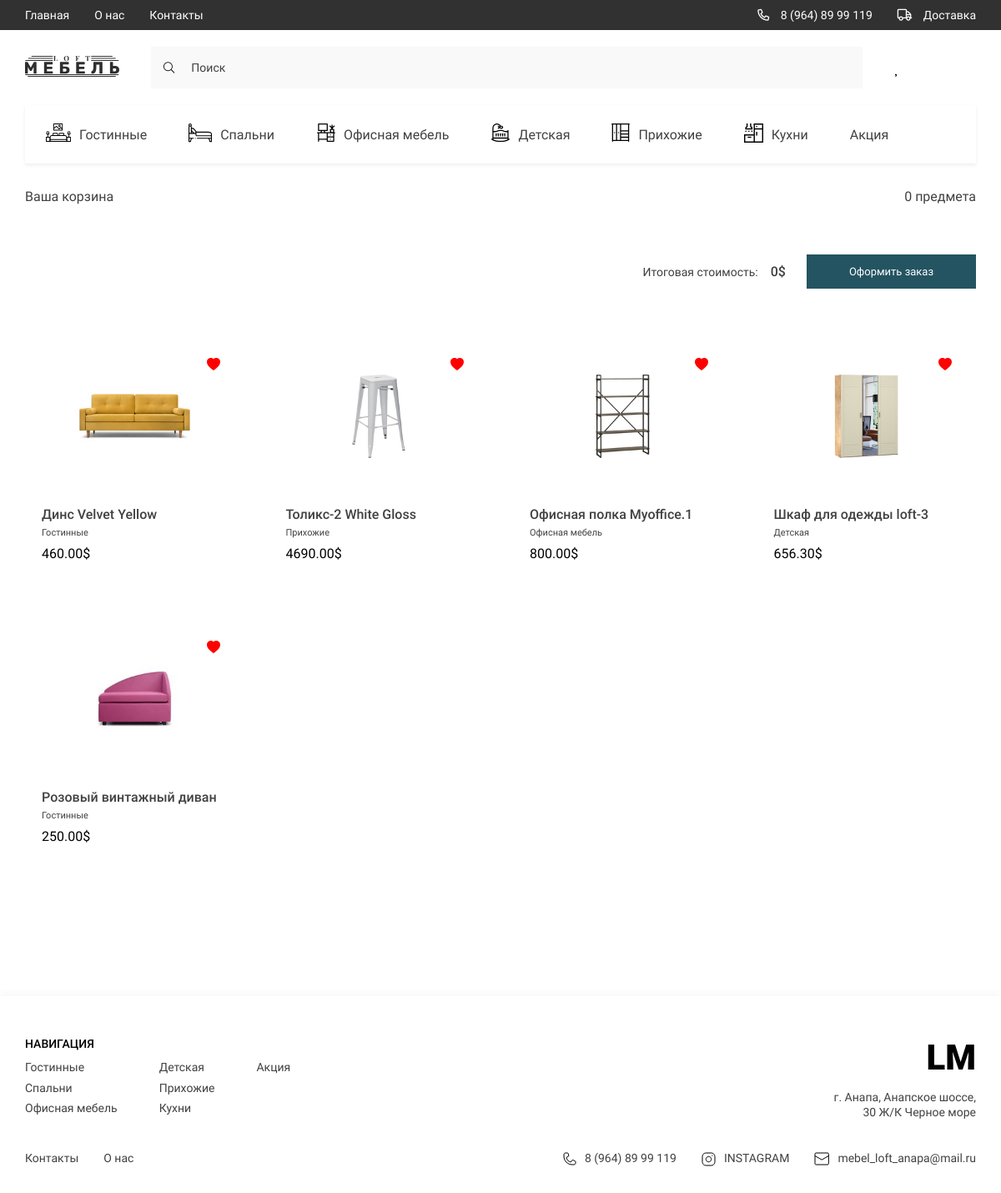
The app's page /cart/ (signed in), older data.
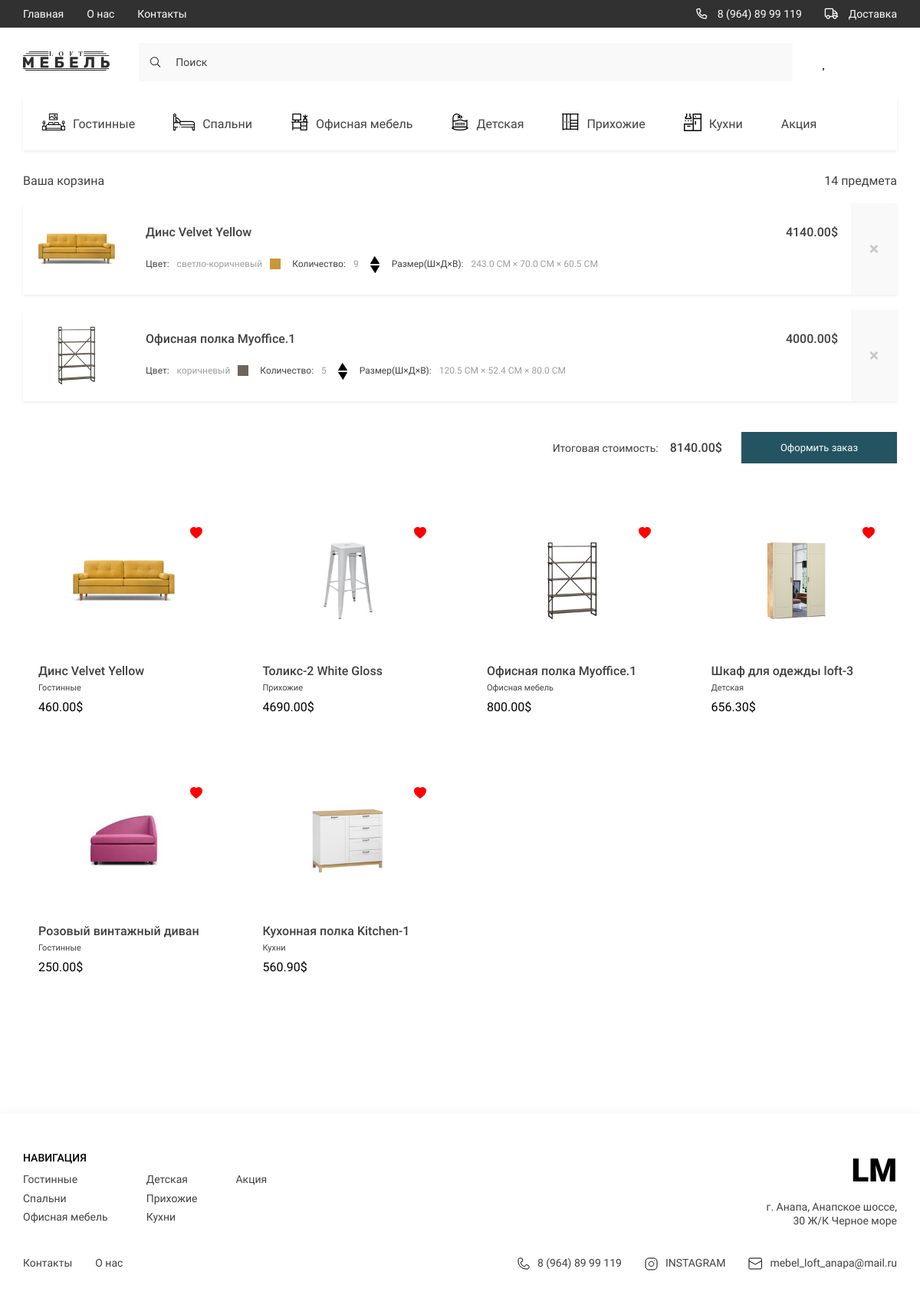
The same page, newer data.
### store/models.py (models this page shows, shortened)
class Category(models.Model):
    title = models.CharField(max_length=255, verbose_name='Категория')
    svg = models.FileField(null=True, blank=True, upload_to='category/', verbose_name='Картина svg')
    svg_mobile = models.FileField(null=True, blank=True, upload_to='category/mobile_svg',
                                  verbose_name='Картнина мобильной версии svg')
    slug = models.SlugField(verbose_name='Слаг', unique=True, null=True)
    def __str__(self):
        return self.title
    class Meta:
        verbose_name = 'Категория'
        verbose_name_plural = 'Категории'
    def get_absolute_url(self):
        return reverse('category', kwargs={'slug': self.slug})

class Product(models.Model):
    title = models.CharField(max_length=255, verbose_name='Title')
    category = models.ForeignKey(Category, on_delete=models.CASCADE, verbose_name='Category')
    price = models.DecimalField(max_digits=12, decimal_places=2, verbose_name='Price')
    color = models.CharField(max_length=255, default='Black', verbose_name='Color')
    rating = models.FloatField(default=0, verbose_name='Rating')
    quantity_in_storage = models.IntegerField(default=0, verbose_name='Quantity')
    description = models.TextField(default='Here will be description of product', verbose_name='Discreption')
    depth = models.FloatField(default=0, verbose_name='Depth')
    width = models.FloatField(default=0, verbose_name='Width')
    height = models.FloatField(default=0, verbose_name='Height')
    slug = models.SlugField(verbose_name='Slug', unique=True, null=True)
    class Meta:
        verbose_name = 'Продукт'
        verbose_name_plural = 'Продукты'
    def get_first_image(self):
        error_image = 'https://www.autoglushitel.com/wp-content/uploads/2018/12/13124-600x600.jpg'
        if self.images:
            try:
                return self.images.first().image.url
            except:
                return error_image
        else:
            return error_image
    def get_first_color_slug(self):
        if not self.colors.first():
            return 'black'
        return self.colors.first().slug

class Gallery(models.Model):
    Product = models.ForeignKey(Product, on_delete=models.CASCADE, verbose_name='Product', related_name='images')
    image = models.ImageField(upload_to='gallery/', verbose_name='Image')
    class Meta:
        verbose_name = 'Gallery'
        verbose_name_plural = 'Galleries'

class OrderProduct(models.Model):
    order = models.ForeignKey(Order, on_delete=models.CASCADE, verbose_name='Заказ')
    product = models.ForeignKey(Product, on_delete=models.CASCADE, verbose_name='Продукт')
    quantity = models.IntegerField(default=0, verbose_name='Количество')
    color_title = models.CharField(max_length=255, verbose_name='Цвет')
    added_at = models.DateTimeField(auto_now_add=True, verbose_name='Дата добавления продукта')
    def get_color_code(self):
        colors = self.product.colors.all()
        for color in colors:
            if color.slug == self.color_title:
                return color.color_code
        return 'red'
    def get_color_name(self):
        colors = self.product.colors.all()
        for color in colors:
            if color.slug == self.color_title:
                return color.color_name
        return 'Ошибка'
    @property
    def get_total_price(self):
        return self.product.price * self.quantity
    class Meta:
        verbose_name = 'Заказанный продукт'
        verbose_name_plural = 'Заказанные продукты'

class AvailableColors(models.Model):
    product = models.ForeignKey(Product, on_delete=models.CASCADE, related_name='colors')
    color_name = models.CharField(max_length=255, verbose_name='Цвет')
    color_code = models.CharField(max_length=255, verbose_name='Код цвета')
    slug = models.SlugField(verbose_name='Slug', null=True)
    class Meta:
        verbose_name = 'Цвет'
        verbose_name_plural = 'Цвета'

### store/views.py (the view)
# urls.py: path('cart/', get_cart_information, name='get_cart_information'),
def get_cart_information(request):
    if request.user.is_authenticated:
        cart = CartForAuthenticatedUser(request=request)
        context = cart.get_cart_info()
        favorite_products = [i.product for i in request.user.favorite_products.all()]
        context['title'] = 'Ваша корзина'
        context['products'] = favorite_products
        return render(request, 'store/basket.html', context=context)
    else:
        return redirect('registration')

### store/templates/store/basket.html (shortened to what this page needs)
{% extends 'base.html' %}
{% load static %}
{% block main %}
<main class="main">
    <div class="container">
        <section class="basket">
            <div class="basket__text">
                <h1 class="basket__title">Ваша корзина</h1>
                <span class="basket__count"><span>{{ cart_total_quantity }}</span> предмета</span>
            </div>
            <div class="basket__items">
                {% include 'store/components/_basket_item.html' %}
            </div>
            <form action="{% url 'checkout' %}" method="POST" class="products__form">
                <span>Итоговая стоимость:<span class="products__form-price">{{ cart_total_price }}$</span> </span>
                <button type="submit" class="btn products__form-btn">Оформить заказ</button>
            </form>
        </section>
        {% include 'store/components/product_card.html' %}
    </div>
</main>
{% endblock main %}

### templates/base.html (shortened to what this page needs)
<!DOCTYPE html>
{% load static %}
<html lang="ru">
<head>
    {% include 'components/_css.html' %}
</head>
<body>
<nav class="nav">
    <div class="container _nav">
        <div class="nav__content">
            {% include 'components/nav/_nav_list.html' %}
            {% include 'components/nav/_nav_contacts.html' %}
        </div>
    </div>
</nav>
<div class="wrapper">
    <header class="header">
        <div class="container">
            <div class="header__content">
                {% include 'components/header/_header_bar.html' %}
                {% include 'components/header/_header_list.html' %}
            </div>
        </div>
    </header>
    {% block main %}
    {% endblock main %}
    <footer class="footer">
        <div class="container">
            <div class="footer__content">
                {% include 'components/footer/_footer_navigate.html' %}
                {% include 'components/footer/_footer_social.html' %}
            </div>
        </div>
    </footer>
</div>
</body>
</html>

### templates/components/_css.html
{% load static %}
<link rel="stylesheet" href="{% static 'store/css/all.min.css' %}">
<link rel="stylesheet" href="{% static 'store/css/style.css' %}">
<link rel="stylesheet" href="https://cdn.jsdelivr.net/npm/bootstrap-icons@1.10.4/font/bootstrap-icons.css">

### templates/components/_fonts.html (shortened to what this page needs)
{% load static %}

### templates/components/nav/_nav_content_bars.html (shortened to what this page needs)
{% load static %}

### templates/components/nav/_nav_list.html (shortened to what this page needs)
{% load static %}
<ul class="nav__list">
    <li>
        <a href="{% url 'home' %}" class="nav__list-links">
            Главная
        </a>
    </li>
    <li>
        <a href="{% url 'about' %}" class="nav__list-links">
            О нас
        </a>
    </li>
    <li>
        <a href="{% url 'contact_us' %}" class="nav__list-links">
            Контакты
        </a>
    </li>
</ul>

### templates/components/nav/_nav_contacts.html
<ul class="nav__contacts">
    <li>
        <a href="tel:89648999119" class="nav__contacts-links">
            <i class="far fa-phone-alt"></i>
            8 (964) 89 99 119
        </a>
    </li>
    <li>
        {% if request.user.is_authenticated %}
        <a href="{% url 'shipping-address' %}" class="nav__contacts-links">
            <i class="far fa-truck"></i>
            Доставка
        </a>
        {% else %}
        <a href="{% url 'registration' %}" class="nav__contacts-links">
            <i class="far fa-truck"></i>
            Доставка
        </a>
        {% endif %}
    </li>
</ul>

### templates/components/nav/_nav_list_categories.html (shortened to what this page needs)
{% load store_tags %}

### templates/components/header/_header_bar.html (shortened to what this page needs)
{% load static %}
<div class="header__bar">
    <a href="{% url 'home' %}" class="logo">
        <img src="{% static 'store/icons/LOGO.svg' %}" alt="logo">
    </a>
    <form class="header__search" role="search" method="get" action="{% url 'search' %}">
        <button type="submit" style="border: 0; background:none;"><i class="fal fa-search"></i></button>
        <input name="search" type="search" class="header__search-txt" placeholder="Поиск" aria-label="Поиск">
    </form>
    <ul class="header__list">
        <li>
            {% if 'favorites' in request.path %}
            <a href="{% url 'favorites' %}" class="header__list-item active" id="_heart">
            </a>
            {% else %}
            <a href="{% url 'favorites' %}" class="header__list-item" id="_heart">
            </a>
            {% endif %}
        </li>
        <li>
            <a href="{% url 'get_cart_information' %}" class="header__list-item" id="_bag">
            </a>
        </li>
        <li>
            {% if request.user.is_authenticated %}
            {% if 'profile' in request.path %}
            <a href="{% url 'profile' %}" class="header__list-item active" id="_profile">
            </a>
            {% else %}
            <a href="{% url 'profile' %}" class="header__list-item" id="_profile">
            </a>
            {% endif %}
            {% else %}
            <a href="{% url 'registration' %}" class="header__list-item" id="_profile">
            </a>
            {% endif %}
        </li>
    </ul>
</div>

### templates/components/header/_header_list.html
{% load store_tags %}
{% get_categories as categories %}
<ul class="header__list _categories">
    {% for category in categories %}
    <li>
        <a href="{{ category.get_absolute_url }}" class="header__list-links">
            <span class="header__list-img">
                {% if category.svg %}
                <img src="{{ category.svg.url }}" alt="icons">
                {% endif %}
            </span>
            {{ category.title }}
        </a>
    </li>
    {% endfor %}
</ul>

### store/templates/store/components/_basket_item.html
{% load static %}
{% for order_product in order_products %}
<div class="basket__item">
    <a href="#!" class="basket__item-img">
        <img src="{{ order_product.product.get_first_image }}" alt="product">
    </a>
    <div class="basket__item-content">
        <div class="basket__item-text">
            <h2 class="basket__item-title">{{ order_product.product.title }}</h2>
            <p class="basket__item-price">
                <span class="price"><span>{{ order_product.get_total_price }}</span>$</span>
            </p>
        </div>
        <div class="basket__options">
            <p class="basket__options-color">
                Цвет:
                <span class="color__name">{{ order_product.get_color_name }}</span>
                <span style="
    width: 14px;
    height: 14px;
    background: {{ order_product.get_color_code }};"></span>
            </p>
            <p class="basket__options-count">
                Количество: <span>{{ order_product.quantity }}</span> <div class="quantity">
                <a href="{% url 'cart_operation' order_product.product.slug order_product.color_title 'add' %}">
                    <img data-product="id" data-action="add" class="quantity-btn update-cart" width="10px" height="10px"
                         src="{% static 'store/image/arrow-up.png' %}" alt="">
                </a>
                <a href="{% url 'cart_operation' order_product.product.slug order_product.color_title 'delete' %}">
                    <img data-product="id" data-action="remove" class="quantity-btn update-cart" width="10px" height="10px"
                         src="{% static 'store/image/arrow-down.png' %}" alt="">
                </a>
            </div>
            <p class="basket__options-size">
                Размер(Ш×Д×В): <span>{{ order_product.product.depth }} СМ × {{ order_product.product.width }} СМ × {{ order_product.product.height }} СМ</span>
            </p>
        </div>
    </div>
    <a href="{% url  'delete_order_product' order_product.product.slug order_product.color_title   %}"
       class="basket__delete">
        <i class="fas fa-times"></i>
    </a>
</div>
{% endfor %}

### store/templates/store/components/product_card.html (shortened to what this page needs)
<section class="products">
    {% load store_tags %}
    {% if request.user.is_authenticated %}
    {% get_favorite_products request.user as fav_products %}
    {% endif %}
    <div class="products__content">
        {% for product in products %}
        <div class="products__item">
            {% if request.user.is_authenticated and product in fav_products %}
            <a href="{% url 'add_favorite_product' product.slug %}"
               style="margin-left:85%; text-decoration:none; color: red;">
                <svg xmlns="http://www.w3.org/2000/svg" width="16" height="16" fill="currentColor"
                     class="bi bi-heart-fill" viewBox="0 0 16 16">
                    <path fill-rule="evenodd"
                          d="M8 1.314C12.438-3.248 23.534 4.735 8 15-7.534 4.736 3.562-3.248 8 1.314z"/>
                </svg>
            </a>
            {% endif %}
            <a href="{% url 'product' product.slug product.get_first_color_slug  %}"> <img src="{{ product.get_first_image }}" alt=""
                                                             class="products__item-img" width="100px"
                                                             height="100px"></a>
            <div class="products__item-text">
                <h3 class="products__item-title">{{ product.title }}</h3>
                <div class="products__item-desrc">{{ product.category }}</div>
                <div class="products__item-price">{{ product.price }}$</div>
            </div>
        </div>
        {% endfor %}
    </div>
</section>

### templates/components/footer/_footer_navigate.html
{% load store_tags %}
{% get_footer_categories as main_categories %}
<div class="footer__navigate">
    <div class="footer__navigate-part">
        <h2 class="footer__navigate-title">НАВИГАЦИЯ</h2>
        <div class="footer__navigate-lists">
            {% for categories in main_categories %}
            <ul class="footer__navigate-list">
                {% for category in categories %}
                        <li><a href="{{ category.get_absolute_url }}" class="footer__navigate-links">{{ category.title }}</a></li>
                {% endfor %}
            </ul>
            {% endfor %}
        </div>
    </div>
    <div class="footer__navigate-part _right">
        <a href="./index.html" class="footer__logo">LM</a>
        <p class="footer__adress">г. Анапа, Анапское шоссе, 30 Ж/К Черное море</p>
    </div>
</div>

### templates/components/footer/_footer_social.html
{% load static %}
<div class="footer__social">
    <ul class="footer__navigate-list _short">
        <li><a href="{% url 'contact_us' %}" class="footer__navigate-links">Контакты</a></li>
        <li><a href="{% url 'about' %}" class="footer__navigate-links">О нас</a></li>
    </ul>
    <ul class="footer__social-list">
        <li>
            <a href="tel:89648999119" class="footer__social-links">
                <img src="{% static 'store/icons/phone.svg' %}" alt="phone">
                8 (964) 89 99 119
            </a>
        </li>
        <li>
            <a href="https://www.instagram.com/" target="_blank" class="footer__social-links">
                <img src="{% static 'store/icons/inst.svg' %}" alt="insta">
                INSTAGRAM
            </a>
        </li>
        <li>
            <a href="mailto:mebel_loft_anapa@mail.ru" target="_blank" class="footer__social-links">
                <img src="{% static 'store/icons/mail.svg' %}" alt="mail">
                mebel_loft_anapa@mail.ru
            </a>
        </li>
    </ul>
</div>

Row changes from the older to the newer data that the page shows:
added OrderProduct: product.get_first_image (picture), product "Динс Velvet Yellow", get_total_price "4140.00", get_color_name "светло-коричневый", quantity "9", product.depth "243.0", product.width "70.0", product.height "60.5"
added OrderProduct: product.get_first_image (picture), product "Офисная полка Myoffice.1", get_total_price "4000.00", get_color_name "коричневый", quantity "5", product.depth "120.5", product.width "52.4", product.height "80.0"
now on this page (row unchanged): Product: get_first_image (picture), title "Кухонная полка Kitchen-1", category "Кухни", price "560.90"
Text that changed along with them:
{{ cart_total_quantity }}: "0" → "14"
{{ cart_total_price }}: "0" → "8140.00"
